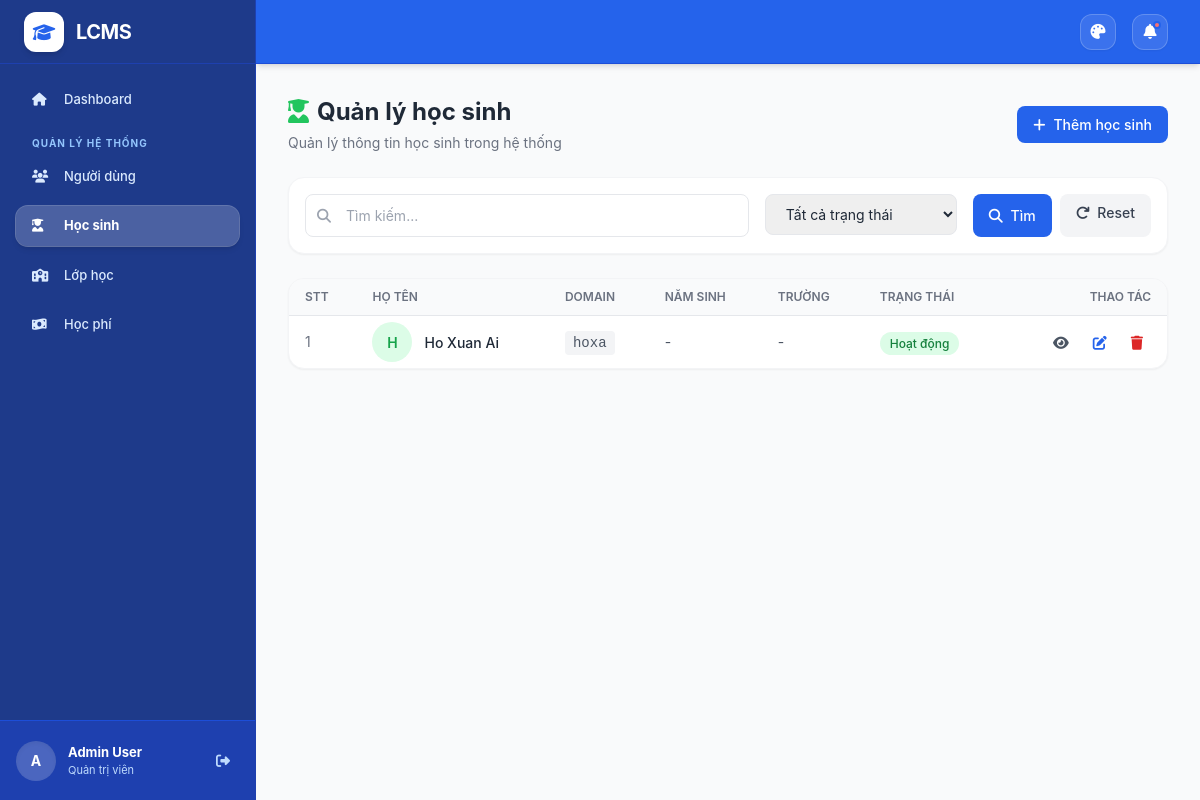
Page /students/ (signed in) on the earlier database version.
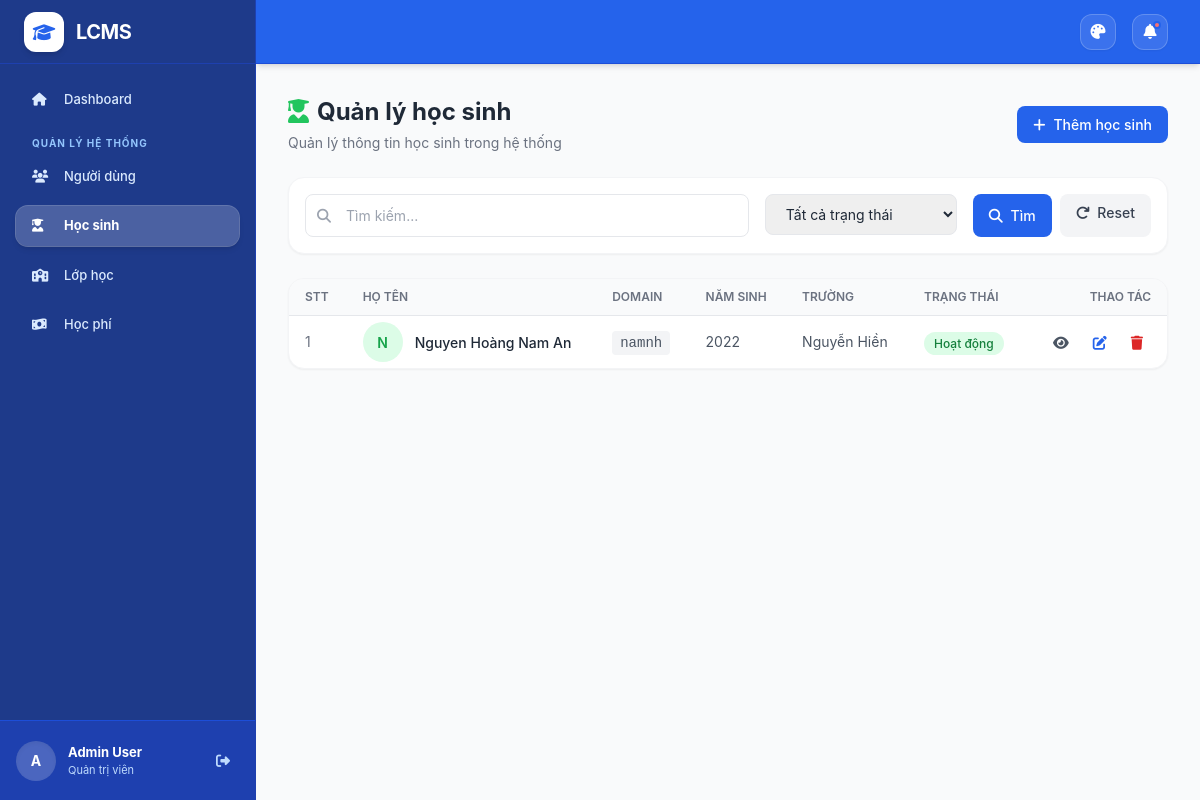
Same page on the later database version.
### students/models.py (models this page shows, shortened)
class Student(models.Model):
    GENDER_CHOICES = [
        ("male", "Nam"),
        ("female", "Nữ"),
        ("other", "Khác"),
    ]
    STATUS_CHOICES = [
        ("active", "Hoạt động"),
        ("inactive", "Không hoạt động"),
        ("deleted", "Đã xóa"),
    ]
    domain = models.CharField(max_length=100, unique=True, blank=True)
    full_name = models.CharField(max_length=200)
    gender = models.CharField(max_length=10, choices=GENDER_CHOICES, blank=True)
    birth_year = models.PositiveIntegerField(null=True, blank=True, help_text="Năm sinh")
    school = models.CharField(max_length=200, blank=True, help_text="Trường học")
    emergency_call = models.CharField(max_length=20, blank=True)
    status = models.CharField(max_length=20, choices=STATUS_CHOICES, default="active")
    deleted_at = models.DateTimeField(null=True, blank=True)
    restored_at = models.DateTimeField(null=True, blank=True)
    created_at = models.DateTimeField(auto_now_add=True)
    updated_at = models.DateTimeField(auto_now=True)
    class Meta:
        db_table = "students"
        ordering = ["-created_at"]

### students/views.py (the view)
# urls.py: path('students/', views.student_list, name='list'),
@login_required
def student_list(request):
    if request.user.role != 'admin':
        messages.error(request, 'Bạn không có quyền truy cập trang này.')
        return redirect('dashboard')
    students = Student.objects.filter(status__in=['active', 'inactive'])
    search = request.GET.get('search', '')
    if search:
        students = students.filter(
            models.Q(full_name__icontains=search) |
            models.Q(domain__icontains=search) |
            models.Q(emergency_call__icontains=search)
        )
    status_filter = request.GET.get('status', '')
    if status_filter:
        students = students.filter(status=status_filter)
    paginator = Paginator(students, 30)
    page_number = request.GET.get('page')
    page_obj = paginator.get_page(page_number)
    return render(request, 'students/list.html', {
        'page_obj': page_obj,
        'search': search,
        'status_filter': status_filter,
    })

### templates/students/list.html (shortened to what the changed rows need)
{% extends "base.html" %}
{% block content %}
<div class="fade-in">
    <div class="flex flex-col sm:flex-row sm:items-center sm:justify-between gap-4 mb-6">
        <div>
            <h1 class="text-2xl font-bold text-gray-800">
                <i class="fas fa-user-graduate text-green-500 mr-2"></i>Quản lý học sinh
            </h1>
        </div>
    </div>
    <div class="card overflow-hidden">
        <div class="overflow-x-auto">
            <table class="w-full">
                <thead class="bg-gray-50 border-b border-gray-200">
                    <tr>
                        <th class="px-4 py-2.5 text-left text-xs font-semibold text-gray-500 uppercase">STT</th>
                        <th class="px-4 py-2.5 text-left text-xs font-semibold text-gray-500 uppercase">Họ tên</th>
                        <th class="px-4 py-2.5 text-left text-xs font-semibold text-gray-500 uppercase">Domain</th>
                        <th class="px-4 py-2.5 text-left text-xs font-semibold text-gray-500 uppercase">Năm sinh</th>
                        <th class="px-4 py-2.5 text-left text-xs font-semibold text-gray-500 uppercase">Trường</th>
                        <th class="px-4 py-2.5 text-left text-xs font-semibold text-gray-500 uppercase">Trạng thái</th>
                        <th class="px-4 py-2.5 text-right text-xs font-semibold text-gray-500 uppercase">Thao tác</th>
                    </tr>
                </thead>
                <tbody class="divide-y divide-gray-100">
                    {% for student in page_obj %}
                    <tr class="hover:bg-gray-50 transition-colors">
                        <td class="px-4 py-1.5 text-sm text-gray-500">{{ forloop.counter|add:page_obj.start_index|add:-1 }}</td>
                        <td class="px-4 py-1.5">
                            <div class="flex items-center gap-3">
                                <div class="w-10 h-10 bg-green-100 rounded-full flex items-center justify-center text-green-600 font-semibold">
                                    {{ student.full_name|make_list|first|upper }}
                                </div>
                                <span class="font-medium text-gray-800">{{ student.full_name }}</span>
                            </div>
                        </td>
                        <td class="px-4 py-1.5">
                            <code class="px-2 py-1 bg-gray-100 text-gray-600 rounded text-sm">{{ student.domain }}</code>
                        </td>
                        <td class="px-4 py-1.5 text-sm text-gray-600">{{ student.birth_year|default:"-" }}</td>
                        <td class="px-4 py-1.5 text-sm text-gray-600">{{ student.school|default:"-" }}</td>
                        <td class="px-4 py-1.5">
                            {% if student.status == 'active' %}
                            <span class="px-2.5 py-1 rounded-full text-xs font-medium bg-green-100 text-green-700">Hoạt động</span>
                            {% elif student.status == 'inactive' %}
                            <span class="px-2.5 py-1 rounded-full text-xs font-medium bg-gray-100 text-gray-700">Không hoạt động</span>
                            {% else %}
                            <span class="px-2.5 py-1 rounded-full text-xs font-medium bg-red-100 text-red-700">Đã xóa</span>
                            {% endif %}
                        </td>
                        <td class="px-4 py-1.5 text-right">
                            <div class="flex items-center justify-end gap-2">
                                <a href="{% url 'students:detail' student.id %}"
                                   hx-get="{% url 'students:detail' student.id %}"
                                   hx-target="#main-content" hx-select="#main-content" hx-swap="outerHTML"
                                   hx-push-url="true"
                                   class="p-2 text-gray-600 hover:bg-gray-100 rounded-lg transition-colors" title="Xem">
                                    <i class="fas fa-eye"></i>
                                </a>
                                <a href="{% url 'students:edit' student.id %}"
                                   hx-get="{% url 'students:edit' student.id %}"
                                   hx-target="#main-content" hx-select="#main-content" hx-swap="outerHTML"
                                   hx-push-url="true"
                                   class="p-2 text-primary-600 hover:bg-primary-50 rounded-lg transition-colors" title="Sửa">
                                    <i class="fas fa-edit"></i>
                                </a>
                                <a href="{% url 'students:delete' student.id %}"
                                   hx-get="{% url 'students:delete' student.id %}"
                                   hx-target="#main-content" hx-select="#main-content" hx-swap="outerHTML"
                                   hx-push-url="true"
                                   class="p-2 text-red-600 hover:bg-red-50 rounded-lg transition-colors" title="Xóa">
                                    <i class="fas fa-trash"></i>
                                </a>
                            </div>
                        </td>
                    </tr>
                    {% endfor %}
                </tbody>
            </table>
        </div>
    </div>
</div>
{% endblock %}

Differences in the rows shown:
no longer on this page (row edited): Student: full_name|make_list "H", full_name "Ho Xuan Ai", domain "hoxa", birth_year "-", school "-", status "Hoạt động"
added Student: full_name|make_list "N", full_name "Nguyen Hoàng Nam An", domain "namnh", birth_year "2022", school "Nguyễn Hiền", status "Hoạt động"
